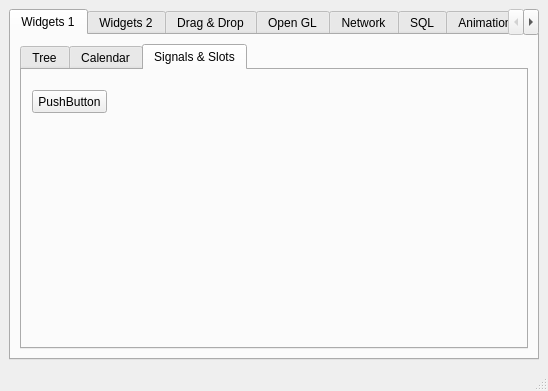
<?xml version="1.0" encoding="UTF-8"?>
<ui version="4.0">
 <class>MainWindow</class>
 <widget class="QMainWindow" name="MainWindow">
  <property name="geometry">
   <rect>
    <x>0</x>
    <y>0</y>
    <width>548</width>
    <height>391</height>
   </rect>
  </property>
  <property name="minimumSize">
   <size>
    <width>300</width>
    <height>300</height>
   </size>
  </property>
  <property name="windowTitle">
   <string>MainWindow</string>
  </property>
  <property name="autoFillBackground">
   <bool>false</bool>
  </property>
  <widget class="QWidget" name="centralwidget">
   <property name="styleSheet">
    <string notr="true"/>
   </property>
   <layout class="QVBoxLayout" name="verticalLayout_10">
    <item>
     <widget class="QTabWidget" name="tabWidget_1">
      <property name="font">
       <font>
        <weight>50</weight>
        <bold>false</bold>
       </font>
      </property>
      <property name="acceptDrops">
       <bool>true</bool>
      </property>
      <property name="currentIndex">
       <number>0</number>
      </property>
      <widget class="QWidget" name="tab_widgets_1">
       <property name="toolTip">
        <string/>
       </property>
       <property name="statusTip">
        <string/>
       </property>
       <attribute name="title">
        <string>Widgets 1</string>
       </attribute>
       <layout class="QVBoxLayout" name="verticalLayout">
        <item>
         <layout class="QVBoxLayout" name="verticalLayout_tab_1">
          <item>
           <widget class="QTabWidget" name="tabWidget_2">
            <property name="accessibleName">
             <string/>
            </property>
            <property name="currentIndex">
             <number>2</number>
            </property>
            <widget class="QWidget" name="tab_tree">
             <property name="statusTip">
              <string/>
             </property>
             <attribute name="title">
              <string>Tree</string>
             </attribute>
             <layout class="QHBoxLayout" name="horizontalLayout">
              <item>
               <layout class="QVBoxLayout" name="verticalLayout_2">
                <item>
                 <widget class="QTreeWidget" name="treeWidget">
                  <column>
                   <property name="text">
                    <string>Header 1</string>
                   </property>
                  </column>
                  <column>
                   <property name="text">
                    <string>New Column</string>
                   </property>
                  </column>
                  <item>
                   <property name="text">
                    <string>Item1</string>
                   </property>
                   <item>
                    <property name="text">
                     <string>Subitem1</string>
                    </property>
                   </item>
                  </item>
                 </widget>
                </item>
               </layout>
              </item>
             </layout>
            </widget>
            <widget class="QWidget" name="tab_calendar">
             <property name="statusTip">
              <string/>
             </property>
             <attribute name="title">
              <string>Calendar</string>
             </attribute>
             <layout class="QVBoxLayout" name="verticalLayout_3">
              <item>
               <widget class="QDateEdit" name="dateEdit">
                <property name="alignment">
                 <set>Qt::AlignCenter</set>
                </property>
               </widget>
              </item>
              <item>
               <widget class="QCalendarWidget" name="calendarWidget"/>
              </item>
             </layout>
            </widget>
            <widget class="QWidget" name="tab_signals_slots">
             <attribute name="title">
              <string>Signals &amp;&amp; Slots</string>
             </attribute>
             <widget class="QPushButton" name="button_slot">
              <property name="geometry">
               <rect>
                <x>10</x>
                <y>20</y>
                <width>75</width>
                <height>23</height>
               </rect>
              </property>
              <property name="text">
               <string>PushButton</string>
              </property>
             </widget>
            </widget>
           </widget>
          </item>
         </layout>
        </item>
       </layout>
      </widget>
      <widget class="QWidget" name="tab_widgets_2">
       <property name="toolTip">
        <string/>
       </property>
       <property name="statusTip">
        <string/>
       </property>
       <attribute name="title">
        <string>Widgets 2</string>
       </attribute>
       <layout class="QGridLayout" name="gridLayout_2">
        <item row="2" column="1">
         <spacer name="verticalSpacer_2">
          <property name="orientation">
           <enum>Qt::Vertical</enum>
          </property>
          <property name="sizeType">
           <enum>QSizePolicy::Maximum</enum>
          </property>
          <property name="sizeHint" stdset="0">
           <size>
            <width>20</width>
            <height>140</height>
           </size>
          </property>
         </spacer>
        </item>
        <item row="3" column="0" colspan="2">
         <widget class="QProgressBar" name="progressBar">
          <property name="value">
           <number>24</number>
          </property>
         </widget>
        </item>
        <item row="0" column="0">
         <widget class="QGroupBox" name="groupBox">
          <property name="title">
           <string>Progress Bar</string>
          </property>
          <widget class="QWidget" name="layoutWidget">
           <property name="geometry">
            <rect>
             <x>20</x>
             <y>30</y>
             <width>114</width>
             <height>65</height>
            </rect>
           </property>
           <layout class="QVBoxLayout" name="verticalLayout_4">
            <item>
             <widget class="QRadioButton" name="radioButton_start">
              <property name="statusTip">
               <string>Start the Progress Bar</string>
              </property>
              <property name="text">
               <string>Start</string>
              </property>
              <property name="checked">
               <bool>true</bool>
              </property>
             </widget>
            </item>
            <item>
             <widget class="QRadioButton" name="radioButton_stop">
              <property name="statusTip">
               <string>Stop the Progress Bar</string>
              </property>
              <property name="text">
               <string>Stop</string>
              </property>
             </widget>
            </item>
            <item>
             <widget class="QRadioButton" name="radioButton_reset">
              <property name="statusTip">
               <string>Reset the Progress Bar</string>
              </property>
              <property name="text">
               <string>Reset</string>
              </property>
             </widget>
            </item>
           </layout>
          </widget>
         </widget>
        </item>
        <item row="0" column="1">
         <widget class="QGroupBox" name="groupBox_2">
          <property name="title">
           <string>Move the Dial</string>
          </property>
          <widget class="QWidget" name="verticalLayoutWidget">
           <property name="geometry">
            <rect>
             <x>10</x>
             <y>30</y>
             <width>61</width>
             <height>71</height>
            </rect>
           </property>
           <layout class="QVBoxLayout" name="verticalLayout_5">
            <item>
             <widget class="QDial" name="dial"/>
            </item>
           </layout>
          </widget>
          <widget class="QWidget" name="verticalLayoutWidget_2">
           <property name="geometry">
            <rect>
             <x>90</x>
             <y>20</y>
             <width>91</width>
             <height>80</height>
            </rect>
           </property>
           <layout class="QVBoxLayout" name="verticalLayout_6">
            <item>
             <widget class="QLCDNumber" name="lcdNumber">
              <property name="palette">
               <palette>
                <active>
                 <colorrole role="WindowText">
                  <brush brushstyle="SolidPattern">
                   <color alpha="255">
                    <red>0</red>
                    <green>0</green>
                    <blue>255</blue>
                   </color>
                  </brush>
                 </colorrole>
                 <colorrole role="Button">
                  <brush brushstyle="LinearGradientPattern">
                   <gradient startx="0.000000000000000" starty="0.000000000000000" endx="1.000000000000000" endy="0.000000000000000" type="LinearGradient" spread="PadSpread" coordinatemode="ObjectBoundingMode">
                    <gradientstop position="0.000000000000000">
                     <color alpha="255">
                      <red>85</red>
                      <green>170</green>
                      <blue>255</blue>
                     </color>
                    </gradientstop>
                    <gradientstop position="1.000000000000000">
                     <color alpha="255">
                      <red>255</red>
                      <green>255</green>
                      <blue>255</blue>
                     </color>
                    </gradientstop>
                   </gradient>
                  </brush>
                 </colorrole>
                 <colorrole role="Base">
                  <brush brushstyle="LinearGradientPattern">
                   <gradient startx="0.000000000000000" starty="0.000000000000000" endx="1.000000000000000" endy="0.000000000000000" type="LinearGradient" spread="PadSpread" coordinatemode="ObjectBoundingMode">
                    <gradientstop position="0.000000000000000">
                     <color alpha="255">
                      <red>85</red>
                      <green>170</green>
                      <blue>255</blue>
                     </color>
                    </gradientstop>
                    <gradientstop position="1.000000000000000">
                     <color alpha="255">
                      <red>255</red>
                      <green>255</green>
                      <blue>255</blue>
                     </color>
                    </gradientstop>
                   </gradient>
                  </brush>
                 </colorrole>
                 <colorrole role="Window">
                  <brush brushstyle="LinearGradientPattern">
                   <gradient startx="0.000000000000000" starty="0.000000000000000" endx="1.000000000000000" endy="0.000000000000000" type="LinearGradient" spread="PadSpread" coordinatemode="ObjectBoundingMode">
                    <gradientstop position="0.000000000000000">
                     <color alpha="255">
                      <red>85</red>
                      <green>170</green>
                      <blue>255</blue>
                     </color>
                    </gradientstop>
                    <gradientstop position="1.000000000000000">
                     <color alpha="255">
                      <red>255</red>
                      <green>255</green>
                      <blue>255</blue>
                     </color>
                    </gradientstop>
                   </gradient>
                  </brush>
                 </colorrole>
                </active>
                <inactive>
                 <colorrole role="WindowText">
                  <brush brushstyle="SolidPattern">
                   <color alpha="255">
                    <red>0</red>
                    <green>0</green>
                    <blue>255</blue>
                   </color>
                  </brush>
                 </colorrole>
                 <colorrole role="Button">
                  <brush brushstyle="LinearGradientPattern">
                   <gradient startx="0.000000000000000" starty="0.000000000000000" endx="1.000000000000000" endy="0.000000000000000" type="LinearGradient" spread="PadSpread" coordinatemode="ObjectBoundingMode">
                    <gradientstop position="0.000000000000000">
                     <color alpha="255">
                      <red>85</red>
                      <green>170</green>
                      <blue>255</blue>
                     </color>
                    </gradientstop>
                    <gradientstop position="1.000000000000000">
                     <color alpha="255">
                      <red>255</red>
                      <green>255</green>
                      <blue>255</blue>
                     </color>
                    </gradientstop>
                   </gradient>
                  </brush>
                 </colorrole>
                 <colorrole role="Base">
                  <brush brushstyle="LinearGradientPattern">
                   <gradient startx="0.000000000000000" starty="0.000000000000000" endx="1.000000000000000" endy="0.000000000000000" type="LinearGradient" spread="PadSpread" coordinatemode="ObjectBoundingMode">
                    <gradientstop position="0.000000000000000">
                     <color alpha="255">
                      <red>85</red>
                      <green>170</green>
                      <blue>255</blue>
                     </color>
                    </gradientstop>
                    <gradientstop position="1.000000000000000">
                     <color alpha="255">
                      <red>255</red>
                      <green>255</green>
                      <blue>255</blue>
                     </color>
                    </gradientstop>
                   </gradient>
                  </brush>
                 </colorrole>
                 <colorrole role="Window">
                  <brush brushstyle="LinearGradientPattern">
                   <gradient startx="0.000000000000000" starty="0.000000000000000" endx="1.000000000000000" endy="0.000000000000000" type="LinearGradient" spread="PadSpread" coordinatemode="ObjectBoundingMode">
                    <gradientstop position="0.000000000000000">
                     <color alpha="255">
                      <red>85</red>
                      <green>170</green>
                      <blue>255</blue>
                     </color>
                    </gradientstop>
                    <gradientstop position="1.000000000000000">
                     <color alpha="255">
                      <red>255</red>
                      <green>255</green>
                      <blue>255</blue>
                     </color>
                    </gradientstop>
                   </gradient>
                  </brush>
                 </colorrole>
                </inactive>
                <disabled>
                 <colorrole role="WindowText">
                  <brush brushstyle="SolidPattern">
                   <color alpha="255">
                    <red>120</red>
                    <green>120</green>
                    <blue>120</blue>
                   </color>
                  </brush>
                 </colorrole>
                 <colorrole role="Button">
                  <brush brushstyle="LinearGradientPattern">
                   <gradient startx="0.000000000000000" starty="0.000000000000000" endx="1.000000000000000" endy="0.000000000000000" type="LinearGradient" spread="PadSpread" coordinatemode="ObjectBoundingMode">
                    <gradientstop position="0.000000000000000">
                     <color alpha="255">
                      <red>85</red>
                      <green>170</green>
                      <blue>255</blue>
                     </color>
                    </gradientstop>
                    <gradientstop position="1.000000000000000">
                     <color alpha="255">
                      <red>255</red>
                      <green>255</green>
                      <blue>255</blue>
                     </color>
                    </gradientstop>
                   </gradient>
                  </brush>
                 </colorrole>
                 <colorrole role="Base">
                  <brush brushstyle="LinearGradientPattern">
                   <gradient startx="0.000000000000000" starty="0.000000000000000" endx="1.000000000000000" endy="0.000000000000000" type="LinearGradient" spread="PadSpread" coordinatemode="ObjectBoundingMode">
                    <gradientstop position="0.000000000000000">
                     <color alpha="255">
                      <red>85</red>
                      <green>170</green>
                      <blue>255</blue>
                     </color>
                    </gradientstop>
                    <gradientstop position="1.000000000000000">
                     <color alpha="255">
                      <red>255</red>
                      <green>255</green>
                      <blue>255</blue>
                     </color>
                    </gradientstop>
                   </gradient>
                  </brush>
                 </colorrole>
                 <colorrole role="Window">
                  <brush brushstyle="LinearGradientPattern">
                   <gradient startx="0.000000000000000" starty="0.000000000000000" endx="1.000000000000000" endy="0.000000000000000" type="LinearGradient" spread="PadSpread" coordinatemode="ObjectBoundingMode">
                    <gradientstop position="0.000000000000000">
                     <color alpha="255">
                      <red>85</red>
                      <green>170</green>
                      <blue>255</blue>
                     </color>
                    </gradientstop>
                    <gradientstop position="1.000000000000000">
                     <color alpha="255">
                      <red>255</red>
                      <green>255</green>
                      <blue>255</blue>
                     </color>
                    </gradientstop>
                   </gradient>
                  </brush>
                 </colorrole>
                </disabled>
               </palette>
              </property>
              <property name="digitCount">
               <number>2</number>
              </property>
              <property name="mode">
               <enum>QLCDNumber::Dec</enum>
              </property>
              <property name="segmentStyle">
               <enum>QLCDNumber::Flat</enum>
              </property>
             </widget>
            </item>
           </layout>
          </widget>
         </widget>
        </item>
        <item row="2" column="0">
         <layout class="QVBoxLayout" name="verticalLayout_7">
          <item>
           <widget class="QFontComboBox" name="fontComboBox"/>
          </item>
          <item>
           <widget class="QLabel" name="label">
            <property name="font">
             <font>
              <pointsize>14</pointsize>
             </font>
            </property>
            <property name="text">
             <string/>
            </property>
            <property name="alignment">
             <set>Qt::AlignCenter</set>
            </property>
           </widget>
          </item>
         </layout>
        </item>
       </layout>
      </widget>
      <widget class="QWidget" name="tab_drag_drop">
       <property name="acceptDrops">
        <bool>false</bool>
       </property>
       <attribute name="title">
        <string>Drag &amp;&amp; Drop</string>
       </attribute>
       <layout class="QGridLayout" name="gridLayout_3">
        <item row="0" column="0" colspan="2">
         <layout class="QHBoxLayout" name="horizontalLayout_2">
          <item>
           <widget class="QLineEdit" name="lineEdit">
            <property name="minimumSize">
             <size>
              <width>135</width>
              <height>0</height>
             </size>
            </property>
            <property name="dragEnabled">
             <bool>true</bool>
            </property>
           </widget>
          </item>
          <item>
           <widget class="QComboBox" name="comboBox">
            <property name="minimumSize">
             <size>
              <width>141</width>
              <height>0</height>
             </size>
            </property>
            <property name="acceptDrops">
             <bool>true</bool>
            </property>
            <property name="editable">
             <bool>true</bool>
            </property>
           </widget>
          </item>
          <item>
           <widget class="QPushButton" name="pushButton">
            <property name="minimumSize">
             <size>
              <width>161</width>
              <height>0</height>
             </size>
            </property>
            <property name="acceptDrops">
             <bool>true</bool>
            </property>
            <property name="text">
             <string>PushButton</string>
            </property>
           </widget>
          </item>
         </layout>
        </item>
        <item row="1" column="0">
         <widget class="QListWidget" name="listWidget">
          <property name="dragEnabled">
           <bool>true</bool>
          </property>
          <property name="dragDropMode">
           <enum>QAbstractItemView::DragDrop</enum>
          </property>
          <property name="selectionMode">
           <enum>QAbstractItemView::ExtendedSelection</enum>
          </property>
          <item>
           <property name="text">
            <string>Item 1</string>
           </property>
          </item>
          <item>
           <property name="text">
            <string>Item 2</string>
           </property>
          </item>
          <item>
           <property name="text">
            <string>Item 3</string>
           </property>
          </item>
          <item>
           <property name="text">
            <string>Item 4</string>
           </property>
          </item>
         </widget>
        </item>
        <item row="1" column="1">
         <widget class="QListWidget" name="listWidget_2">
          <property name="dragEnabled">
           <bool>true</bool>
          </property>
          <property name="dragDropMode">
           <enum>QAbstractItemView::DragDrop</enum>
          </property>
          <property name="selectionMode">
           <enum>QAbstractItemView::ExtendedSelection</enum>
          </property>
         </widget>
        </item>
       </layout>
      </widget>
      <widget class="QWidget" name="tab_gl">
       <attribute name="title">
        <string>Open GL</string>
       </attribute>
       <widget class="QFrame" name="frame_gl">
        <property name="geometry">
         <rect>
          <x>120</x>
          <y>10</y>
          <width>300</width>
          <height>300</height>
         </rect>
        </property>
        <property name="frameShape">
         <enum>QFrame::StyledPanel</enum>
        </property>
        <property name="frameShadow">
         <enum>QFrame::Raised</enum>
        </property>
       </widget>
      </widget>
      <widget class="QWidget" name="tab_network">
       <attribute name="title">
        <string>Network</string>
       </attribute>
       <layout class="QHBoxLayout" name="horizontalLayout_5">
        <item>
         <widget class="QGroupBox" name="groupBox_3">
          <property name="title">
           <string>Client 1</string>
          </property>
          <layout class="QVBoxLayout" name="verticalLayout_8">
           <item>
            <widget class="QTextEdit" name="textEdit_client_1"/>
           </item>
           <item>
            <widget class="QLineEdit" name="lineEdit_client_1"/>
           </item>
           <item>
            <widget class="QPushButton" name="button_client_1">
             <property name="text">
              <string>Connect to Server</string>
             </property>
            </widget>
           </item>
          </layout>
         </widget>
        </item>
        <item>
         <layout class="QHBoxLayout" name="horizontalLayout_4">
          <item>
           <widget class="QPushButton" name="button_start_server">
            <property name="text">
             <string>Start Server</string>
            </property>
           </widget>
          </item>
         </layout>
        </item>
        <item>
         <widget class="QGroupBox" name="groupBox_4">
          <property name="title">
           <string>Client 2</string>
          </property>
          <layout class="QVBoxLayout" name="verticalLayout_9">
           <item>
            <widget class="QTextEdit" name="textEdit_client_2"/>
           </item>
           <item>
            <widget class="QLineEdit" name="lineEdit_client_2"/>
           </item>
           <item>
            <widget class="QPushButton" name="button_client_2">
             <property name="text">
              <string>Connect to Server</string>
             </property>
            </widget>
           </item>
          </layout>
         </widget>
        </item>
       </layout>
      </widget>
      <widget class="QWidget" name="tab_SQL">
       <attribute name="title">
        <string>SQL</string>
       </attribute>
       <layout class="QHBoxLayout" name="horizontalLayout_3">
        <item>
         <layout class="QVBoxLayout" name="verticalLayout_11">
          <item>
           <widget class="QPushButton" name="button_SQL_view_data">
            <property name="text">
             <string>View Data</string>
            </property>
           </widget>
          </item>
          <item>
           <widget class="QPushButton" name="button_SQL_add">
            <property name="text">
             <string>Add Row</string>
            </property>
           </widget>
          </item>
          <item>
           <widget class="QPushButton" name="button_SQL_delete">
            <property name="text">
             <string>Delete Row</string>
            </property>
           </widget>
          </item>
          <item>
           <widget class="QPushButton" name="button_SQL_create_db">
            <property name="text">
             <string>Create DB</string>
            </property>
           </widget>
          </item>
          <item>
           <spacer name="verticalSpacer">
            <property name="orientation">
             <enum>Qt::Vertical</enum>
            </property>
            <property name="sizeHint" stdset="0">
             <size>
              <width>20</width>
              <height>40</height>
             </size>
            </property>
           </spacer>
          </item>
         </layout>
        </item>
        <item>
         <widget class="QTableView" name="tableView"/>
        </item>
       </layout>
      </widget>
      <widget class="QWidget" name="tab_animation">
       <attribute name="title">
        <string>Animation</string>
       </attribute>
       <widget class="QPushButton" name="button_start_animation">
        <property name="geometry">
         <rect>
          <x>10</x>
          <y>290</y>
          <width>101</width>
          <height>23</height>
         </rect>
        </property>
        <property name="text">
         <string>Start animation</string>
        </property>
       </widget>
       <widget class="QFrame" name="frame">
        <property name="geometry">
         <rect>
          <x>10</x>
          <y>10</y>
          <width>100</width>
          <height>100</height>
         </rect>
        </property>
        <property name="palette">
         <palette>
          <active>
           <colorrole role="Button">
            <brush brushstyle="LinearGradientPattern">
             <gradient startx="0.000000000000000" starty="0.000000000000000" endx="1.000000000000000" endy="0.000000000000000" type="LinearGradient" spread="PadSpread" coordinatemode="ObjectBoundingMode">
              <gradientstop position="0.000000000000000">
               <color alpha="255">
                <red>85</red>
                <green>170</green>
                <blue>255</blue>
               </color>
              </gradientstop>
              <gradientstop position="1.000000000000000">
               <color alpha="255">
                <red>255</red>
                <green>255</green>
                <blue>255</blue>
               </color>
              </gradientstop>
             </gradient>
            </brush>
           </colorrole>
           <colorrole role="Base">
            <brush brushstyle="LinearGradientPattern">
             <gradient startx="0.000000000000000" starty="0.000000000000000" endx="1.000000000000000" endy="0.000000000000000" type="LinearGradient" spread="PadSpread" coordinatemode="ObjectBoundingMode">
              <gradientstop position="0.000000000000000">
               <color alpha="255">
                <red>85</red>
                <green>170</green>
                <blue>255</blue>
               </color>
              </gradientstop>
              <gradientstop position="1.000000000000000">
               <color alpha="255">
                <red>255</red>
                <green>255</green>
                <blue>255</blue>
               </color>
              </gradientstop>
             </gradient>
            </brush>
           </colorrole>
           <colorrole role="Window">
            <brush brushstyle="LinearGradientPattern">
             <gradient startx="0.000000000000000" starty="0.000000000000000" endx="1.000000000000000" endy="0.000000000000000" type="LinearGradient" spread="PadSpread" coordinatemode="ObjectBoundingMode">
              <gradientstop position="0.000000000000000">
               <color alpha="255">
                <red>85</red>
                <green>170</green>
                <blue>255</blue>
               </color>
              </gradientstop>
              <gradientstop position="1.000000000000000">
               <color alpha="255">
                <red>255</red>
                <green>255</green>
                <blue>255</blue>
               </color>
              </gradientstop>
             </gradient>
            </brush>
           </colorrole>
          </active>
          <inactive>
           <colorrole role="Button">
            <brush brushstyle="LinearGradientPattern">
             <gradient startx="0.000000000000000" starty="0.000000000000000" endx="1.000000000000000" endy="0.000000000000000" type="LinearGradient" spread="PadSpread" coordinatemode="ObjectBoundingMode">
              <gradientstop position="0.000000000000000">
               <color alpha="255">
                <red>85</red>
                <green>170</green>
                <blue>255</blue>
               </color>
              </gradientstop>
              <gradientstop position="1.000000000000000">
               <color alpha="255">
                <red>255</red>
                <green>255</green>
                <blue>255</blue>
               </color>
              </gradientstop>
             </gradient>
            </brush>
           </colorrole>
           <colorrole role="Base">
            <brush brushstyle="LinearGradientPattern">
             <gradient startx="0.000000000000000" starty="0.000000000000000" endx="1.000000000000000" endy="0.000000000000000" type="LinearGradient" spread="PadSpread" coordinatemode="ObjectBoundingMode">
              <gradientstop position="0.000000000000000">
               <color alpha="255">
                <red>85</red>
                <green>170</green>
                <blue>255</blue>
               </color>
              </gradientstop>
              <gradientstop position="1.000000000000000">
               <color alpha="255">
                <red>255</red>
                <green>255</green>
                <blue>255</blue>
               </color>
              </gradientstop>
             </gradient>
            </brush>
           </colorrole>
           <colorrole role="Window">
            <brush brushstyle="LinearGradientPattern">
             <gradient startx="0.000000000000000" starty="0.000000000000000" endx="1.000000000000000" endy="0.000000000000000" type="LinearGradient" spread="PadSpread" coordinatemode="ObjectBoundingMode">
              <gradientstop position="0.000000000000000">
               <color alpha="255">
                <red>85</red>
                <green>170</green>
                <blue>255</blue>
               </color>
              </gradientstop>
              <gradientstop position="1.000000000000000">
               <color alpha="255">
                <red>255</red>
                <green>255</green>
                <blue>255</blue>
               </color>
              </gradientstop>
             </gradient>
            </brush>
           </colorrole>
          </inactive>
          <disabled>
           <colorrole role="Button">
            <brush brushstyle="LinearGradientPattern">
             <gradient startx="0.000000000000000" starty="0.000000000000000" endx="1.000000000000000" endy="0.000000000000000" type="LinearGradient" spread="PadSpread" coordinatemode="ObjectBoundingMode">
              <gradientstop position="0.000000000000000">
               <color alpha="255">
                <red>85</red>
                <green>170</green>
                <blue>255</blue>
               </color>
              </gradientstop>
              <gradientstop position="1.000000000000000">
               <color alpha="255">
                <red>255</red>
                <green>255</green>
                <blue>255</blue>
               </color>
              </gradientstop>
             </gradient>
            </brush>
           </colorrole>
           <colorrole role="Base">
            <brush brushstyle="LinearGradientPattern">
             <gradient startx="0.000000000000000" starty="0.000000000000000" endx="1.000000000000000" endy="0.000000000000000" type="LinearGradient" spread="PadSpread" coordinatemode="ObjectBoundingMode">
              <gradientstop position="0.000000000000000">
               <color alpha="255">
                <red>85</red>
                <green>170</green>
                <blue>255</blue>
               </color>
              </gradientstop>
              <gradientstop position="1.000000000000000">
               <color alpha="255">
                <red>255</red>
                <green>255</green>
                <blue>255</blue>
               </color>
              </gradientstop>
             </gradient>
            </brush>
           </colorrole>
           <colorrole role="Window">
            <brush brushstyle="LinearGradientPattern">
             <gradient startx="0.000000000000000" starty="0.000000000000000" endx="1.000000000000000" endy="0.000000000000000" type="LinearGradient" spread="PadSpread" coordinatemode="ObjectBoundingMode">
              <gradientstop position="0.000000000000000">
               <color alpha="255">
                <red>85</red>
                <green>170</green>
                <blue>255</blue>
               </color>
              </gradientstop>
              <gradientstop position="1.000000000000000">
               <color alpha="255">
                <red>255</red>
                <green>255</green>
                <blue>255</blue>
               </color>
              </gradientstop>
             </gradient>
            </brush>
           </colorrole>
          </disabled>
         </palette>
        </property>
        <property name="autoFillBackground">
         <bool>false</bool>
        </property>
        <property name="frameShape">
         <enum>QFrame::StyledPanel</enum>
        </property>
        <property name="frameShadow">
         <enum>QFrame::Raised</enum>
        </property>
        <property name="lineWidth">
         <number>10</number>
        </property>
       </widget>
       <widget class="QLCDNumber" name="lcdNumber_animation">
        <property name="geometry">
         <rect>
          <x>420</x>
          <y>10</y>
          <width>89</width>
          <height>78</height>
         </rect>
        </property>
        <property name="palette">
         <palette>
          <active>
           <colorrole role="WindowText">
            <brush brushstyle="SolidPattern">
             <color alpha="255">
              <red>0</red>
              <green>0</green>
              <blue>255</blue>
             </color>
            </brush>
           </colorrole>
           <colorrole role="Button">
            <brush brushstyle="LinearGradientPattern">
             <gradient startx="0.000000000000000" starty="0.000000000000000" endx="1.000000000000000" endy="0.000000000000000" type="LinearGradient" spread="PadSpread" coordinatemode="ObjectBoundingMode">
              <gradientstop position="0.000000000000000">
               <color alpha="255">
                <red>85</red>
                <green>170</green>
                <blue>255</blue>
               </color>
              </gradientstop>
              <gradientstop position="1.000000000000000">
               <color alpha="255">
                <red>255</red>
                <green>255</green>
                <blue>255</blue>
               </color>
              </gradientstop>
             </gradient>
            </brush>
           </colorrole>
           <colorrole role="Base">
            <brush brushstyle="LinearGradientPattern">
             <gradient startx="0.000000000000000" starty="0.000000000000000" endx="1.000000000000000" endy="0.000000000000000" type="LinearGradient" spread="PadSpread" coordinatemode="ObjectBoundingMode">
              <gradientstop position="0.000000000000000">
               <color alpha="255">
                <red>85</red>
                <green>170</green>
                <blue>255</blue>
               </color>
              </gradientstop>
              <gradientstop position="1.000000000000000">
               <color alpha="255">
                <red>255</red>
                <green>255</green>
                <blue>255</blue>
               </color>
              </gradientstop>
             </gradient>
            </brush>
           </colorrole>
           <colorrole role="Window">
            <brush brushstyle="LinearGradientPattern">
             <gradient startx="0.000000000000000" starty="0.000000000000000" endx="1.000000000000000" endy="0.000000000000000" type="LinearGradient" spread="PadSpread" coordinatemode="ObjectBoundingMode">
              <gradientstop position="0.000000000000000">
               <color alpha="255">
                <red>85</red>
                <green>170</green>
                <blue>255</blue>
               </color>
              </gradientstop>
              <gradientstop position="1.000000000000000">
               <color alpha="255">
                <red>255</red>
                <green>255</green>
                <blue>255</blue>
               </color>
              </gradientstop>
             </gradient>
            </brush>
           </colorrole>
          </active>
          <inactive>
           <colorrole role="WindowText">
            <brush brushstyle="SolidPattern">
             <color alpha="255">
              <red>0</red>
              <green>0</green>
              <blue>255</blue>
             </color>
            </brush>
           </colorrole>
           <colorrole role="Button">
            <brush brushstyle="LinearGradientPattern">
             <gradient startx="0.000000000000000" starty="0.000000000000000" endx="1.000000000000000" endy="0.000000000000000" type="LinearGradient" spread="PadSpread" coordinatemode="ObjectBoundingMode">
              <gradientstop position="0.000000000000000">
               <color alpha="255">
                <red>85</red>
                <green>170</green>
                <blue>255</blue>
               </color>
              </gradientstop>
              <gradientstop position="1.000000000000000">
               <color alpha="255">
                <red>255</red>
                <green>255</green>
                <blue>255</blue>
               </color>
              </gradientstop>
             </gradient>
            </brush>
           </colorrole>
           <colorrole role="Base">
            <brush brushstyle="LinearGradientPattern">
             <gradient startx="0.000000000000000" starty="0.000000000000000" endx="1.000000000000000" endy="0.000000000000000" type="LinearGradient" spread="PadSpread" coordinatemode="ObjectBoundingMode">
              <gradientstop position="0.000000000000000">
               <color alpha="255">
                <red>85</red>
                <green>170</green>
                <blue>255</blue>
               </color>
              </gradientstop>
              <gradientstop position="1.000000000000000">
               <color alpha="255">
                <red>255</red>
                <green>255</green>
                <blue>255</blue>
               </color>
              </gradientstop>
             </gradient>
            </brush>
           </colorrole>
           <colorrole role="Window">
            <brush brushstyle="LinearGradientPattern">
             <gradient startx="0.000000000000000" starty="0.000000000000000" endx="1.000000000000000" endy="0.000000000000000" type="LinearGradient" spread="PadSpread" coordinatemode="ObjectBoundingMode">
              <gradientstop position="0.000000000000000">
               <color alpha="255">
                <red>85</red>
                <green>170</green>
                <blue>255</blue>
               </color>
              </gradientstop>
              <gradientstop position="1.000000000000000">
               <color alpha="255">
                <red>255</red>
                <green>255</green>
                <blue>255</blue>
               </color>
              </gradientstop>
             </gradient>
            </brush>
           </colorrole>
          </inactive>
          <disabled>
           <colorrole role="WindowText">
            <brush brushstyle="SolidPattern">
             <color alpha="255">
              <red>120</red>
              <green>120</green>
              <blue>120</blue>
             </color>
            </brush>
           </colorrole>
           <colorrole role="Button">
            <brush brushstyle="LinearGradientPattern">
             <gradient startx="0.000000000000000" starty="0.000000000000000" endx="1.000000000000000" endy="0.000000000000000" type="LinearGradient" spread="PadSpread" coordinatemode="ObjectBoundingMode">
              <gradientstop position="0.000000000000000">
               <color alpha="255">
                <red>85</red>
                <green>170</green>
                <blue>255</blue>
               </color>
              </gradientstop>
              <gradientstop position="1.000000000000000">
               <color alpha="255">
                <red>255</red>
                <green>255</green>
                <blue>255</blue>
               </color>
              </gradientstop>
             </gradient>
            </brush>
           </colorrole>
           <colorrole role="Base">
            <brush brushstyle="LinearGradientPattern">
             <gradient startx="0.000000000000000" starty="0.000000000000000" endx="1.000000000000000" endy="0.000000000000000" type="LinearGradient" spread="PadSpread" coordinatemode="ObjectBoundingMode">
              <gradientstop position="0.000000000000000">
               <color alpha="255">
                <red>85</red>
                <green>170</green>
                <blue>255</blue>
               </color>
              </gradientstop>
              <gradientstop position="1.000000000000000">
               <color alpha="255">
                <red>255</red>
                <green>255</green>
                <blue>255</blue>
               </color>
              </gradientstop>
             </gradient>
            </brush>
           </colorrole>
           <colorrole role="Window">
            <brush brushstyle="LinearGradientPattern">
             <gradient startx="0.000000000000000" starty="0.000000000000000" endx="1.000000000000000" endy="0.000000000000000" type="LinearGradient" spread="PadSpread" coordinatemode="ObjectBoundingMode">
              <gradientstop position="0.000000000000000">
               <color alpha="255">
                <red>85</red>
                <green>170</green>
                <blue>255</blue>
               </color>
              </gradientstop>
              <gradientstop position="1.000000000000000">
               <color alpha="255">
                <red>255</red>
                <green>255</green>
                <blue>255</blue>
               </color>
              </gradientstop>
             </gradient>
            </brush>
           </colorrole>
          </disabled>
         </palette>
        </property>
        <property name="frameShape">
         <enum>QFrame::StyledPanel</enum>
        </property>
        <property name="digitCount">
         <number>3</number>
        </property>
        <property name="mode">
         <enum>QLCDNumber::Dec</enum>
        </property>
        <property name="segmentStyle">
         <enum>QLCDNumber::Flat</enum>
        </property>
       </widget>
       <widget class="QPushButton" name="button_stop_animation">
        <property name="geometry">
         <rect>
          <x>120</x>
          <y>290</y>
          <width>101</width>
          <height>23</height>
         </rect>
        </property>
        <property name="text">
         <string>Stop animation</string>
        </property>
       </widget>
       <widget class="QToolButton" name="toolButton">
        <property name="geometry">
         <rect>
          <x>340</x>
          <y>20</y>
          <width>25</width>
          <height>19</height>
         </rect>
        </property>
        <property name="text">
         <string>...</string>
        </property>
       </widget>
      </widget>
      <widget class="QWidget" name="tab_CSS">
       <property name="styleSheet">
        <string notr="true">QWidget{
background-color: qlineargradient(spread:pad, x1:0, y1:0, x2:1, y2:0, stop:0 
rgba(0, 0, 0, 255), stop:1 rgba(255, 255, 255, 255));
}
QPushButton{
background-color: rgb(85, 85, 255);
}
QPushButton:hover{
background-color: rgb(85, 0, 127)
}
QPushButton#pushButton_4{
background-color: rgb(255, 0, 255)
}</string>
       </property>
       <attribute name="title">
        <string>CSS</string>
       </attribute>
       <widget class="QPushButton" name="pushButton_2">
        <property name="geometry">
         <rect>
          <x>20</x>
          <y>20</y>
          <width>75</width>
          <height>23</height>
         </rect>
        </property>
        <property name="styleSheet">
         <string notr="true">background-color: rgb(255, 255, 255);</string>
        </property>
        <property name="text">
         <string>PushButton</string>
        </property>
       </widget>
       <widget class="QPushButton" name="pushButton_3">
        <property name="geometry">
         <rect>
          <x>20</x>
          <y>60</y>
          <width>75</width>
          <height>23</height>
         </rect>
        </property>
        <property name="text">
         <string>PushButton</string>
        </property>
       </widget>
       <widget class="QPushButton" name="pushButton_4">
        <property name="geometry">
         <rect>
          <x>110</x>
          <y>20</y>
          <width>75</width>
          <height>23</height>
         </rect>
        </property>
        <property name="text">
         <string>PushButton</string>
        </property>
       </widget>
       <widget class="QPushButton" name="pushButton_5">
        <property name="geometry">
         <rect>
          <x>110</x>
          <y>60</y>
          <width>75</width>
          <height>23</height>
         </rect>
        </property>
        <property name="text">
         <string>PushButton</string>
        </property>
       </widget>
      </widget>
     </widget>
    </item>
   </layout>
  </widget>
  <widget class="QStatusBar" name="statusbar">
   <property name="statusTip">
    <string>Status bar</string>
   </property>
  </widget>
 </widget>
 <tabstops>
  <tabstop>tabWidget_2</tabstop>
  <tabstop>treeWidget</tabstop>
  <tabstop>dateEdit</tabstop>
  <tabstop>calendarWidget</tabstop>
  <tabstop>radioButton_start</tabstop>
  <tabstop>radioButton_stop</tabstop>
  <tabstop>radioButton_reset</tabstop>
  <tabstop>dial</tabstop>
  <tabstop>fontComboBox</tabstop>
 </tabstops>
 <resources/>
 <connections>
  <connection>
   <sender>dial</sender>
   <signal>valueChanged(int)</signal>
   <receiver>lcdNumber</receiver>
   <slot>display(int)</slot>
   <hints>
    <hint type="sourcelabel">
     <x>303</x>
     <y>115</y>
    </hint>
    <hint type="destinationlabel">
     <x>385</x>
     <y>127</y>
    </hint>
   </hints>
  </connection>
  <connection>
   <sender>fontComboBox</sender>
   <signal>activated(QString)</signal>
   <receiver>label</receiver>
   <slot>setText(QString)</slot>
   <hints>
    <hint type="sourcelabel">
     <x>150</x>
     <y>200</y>
    </hint>
    <hint type="destinationlabel">
     <x>151</x>
     <y>253</y>
    </hint>
   </hints>
  </connection>
  <connection>
   <sender>button_slot</sender>
   <signal>clicked()</signal>
   <receiver>MainWindow</receiver>
   <slot>slot1()</slot>
   <hints>
    <hint type="sourcelabel">
     <x>76</x>
     <y>94</y>
    </hint>
    <hint type="destinationlabel">
     <x>100</x>
     <y>-15</y>
    </hint>
   </hints>
  </connection>
 </connections>
 <slots>
  <slot>slot1()</slot>
 </slots>
</ui>
